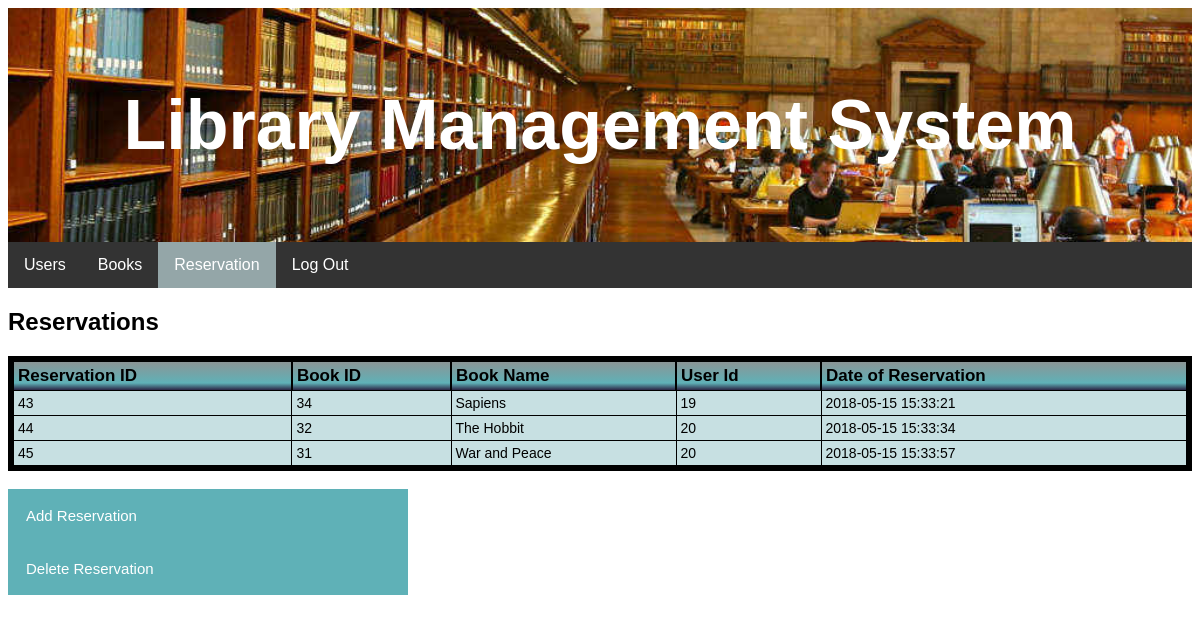
Page /reservations.php (signed in) on the committed database.
### tables this page shows
CREATE TABLE `reserves` (
  `resID` int(11) NOT NULL AUTO_INCREMENT,
  `bookID` int(11) NOT NULL,
  `userID` int(11) NOT NULL,
  `reservedate` datetime DEFAULT NULL,
  PRIMARY KEY (`resID`)
);

CREATE TABLE `books` (
  `bookID` int(11) NOT NULL AUTO_INCREMENT,
  `name` varchar(255) NOT NULL,
  `author` varchar(255) NOT NULL,
  `genre` varchar(255) NOT NULL,
  `description` varchar(255) NOT NULL,
  `numberofcopies` int(10) unsigned NOT NULL DEFAULT '0',
  PRIMARY KEY (`bookID`)
);

### reservations.php (the view, shortened to what this page needs)
<!DOCTYPE html>
<html>
<head>
</head>
<body>
<div class="grid-container">
  <div class="header" id="head1" >
    <h1 style="color:white;cursor:pointer;" onclick="window.location.href='home.php'">Library Management System</h1>
  </div>
<ul>
  <li><a  style="color:white;cursor:pointer;"  onclick="window.location.href='home.php'">Users</a></li>
  <li><a style="color:white;cursor:pointer;"  onclick="window.location.href='books.php';">Books</a></li>
  <li><a style="color:white;cursor:pointer;"  class="active" onclick="window.location.href='reservations.php';">Reservation</a></li>
  <li><a style="color:white;cursor:pointer;"  onclick="window.location.href='logout.php'">Log Out</a></li>
</ul>
  <div class="middle">
  <h2>Reservations</h2>
  <table class="cinereousTable">
	<thead>
		<tr>
			<th> Reservation ID </th>
			<th> Book ID </th>
			<th> Book Name </th>
			<th> User Id </th>
			<th> Date of Reservation </th>
		</tr>
	</thead>
	<tbody>
<?php
	$sql = "SELECT resID, bookID, userID, reservedate
			FROM reserves
			ORDER BY resID ASC
			";
	$res = mysqli_query($db, $sql) or die(mysqli_error($db));
	$post = "";
	if(mysqli_num_rows($res) > 0){
		while($row = mysqli_fetch_assoc($res)){
			$resID = $row['resID'];
			$bookID = $row['bookID'];
			$userID = $row['userID'];
			$dateofreserve = $row['reservedate'];
			$bookName = "";
			$sql2 = "SELECT name
			FROM books
			WHERE bookID = '$bookID'
			";
			$res2 = mysqli_query($db, $sql2) or die(mysqli_error($db));
			if(mysqli_num_rows($res2) > 0){
		while($row2 = mysqli_fetch_assoc($res2)){
			$bookName =$row2['name'];
			}}
			$post .=  "
							<tr>
								<td> $resID </td>
								<td> $bookID </td>
								<td> $bookName </td>
								<td> $userID </td>
								<td> $dateofreserve </td>
							</tr>
						";
		}
		echo $post;
	}
?>
	</tbody>
</table>
<br />
		<div id="mod-user">
			<button class="collapsible">Add Reservation</button>
			<button class="collapsible">Delete Reservation</button>
		</div>
  </div>
</div>
</body>
</html>

### reservations.php (style rules this page uses)
ul { list-style-type: none; margin: 0; padding: 0; overflow: hidden; background-color: #333; }
li { float: left; }
li a { display: block; color: white; text-align: center; padding: 14px 16px; text-decoration: none; }
#head1 { background-image: url('library.jpg'); background-position: center; background-repeat: no-repeat; background-size: cover; }
table.cinereousTable { font-family: Arial, Helvetica, sans-serif; border: 6px solid black; background-color: #c7e0e2; width: 100%; text-align: left; border-collapse: collapse; }
table.cinereousTable td, table.cinereousTable th { border: 1px solid black; padding: 4px 4px; }
table.cinereousTable tbody td { font-size: 14px; }
table.cinereousTable thead { background: linear-gradient(to bottom, #919191 0%,#5fb1b7 75%, #241235 100%); }
table.cinereousTable thead th { font-size: 17px; font-weight: bold; color: black; text-align: left; border-left: 2px solid black; }
table.cinereousTable thead th:first-child { border-left: none; }
#mod-user { width: 400px; }
body { font-family: Arial, Helvetica, sans-serif; }
.collapsible { background-color: #5fb1b7 ; color: white; cursor: pointer; padding: 18px; width: 100%; border: none; text-align: left; outline: none; font-size: 15px; }
.active, .collapsible:hover { background-color: #94a6a8 ; }
* { box-sizing: border-box; }
.header { grid-area: header; background-color: #F0F8FF; padding: 30px; text-align: center; font-size: 35px; }

### rows in the picture
reserves: resID "43", bookID "34", bookID.name "Sapiens", userID "19", reservedate "2018-05-15 15:33:21"
reserves: resID "44", bookID "32", bookID.name "The Hobbit", userID "20", reservedate "2018-05-15 15:33:34"
reserves: resID "45", bookID "31", bookID.name "War and Peace", userID "20", reservedate "2018-05-15 15:33:57"
